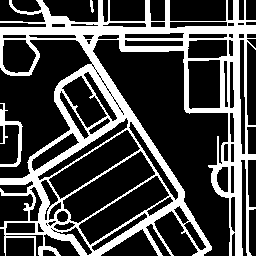
#> input picture thinning_data/data/thinning/image_00005.png, 256 x 256 px, found by its file name; its folder holds only this picture in this run
$ python dataset_preperation.py
#> lines starting #> are read from the running program, lines starting #| are printed output that depends on the picture; after the words box and inside, x2 and y2 are one past the last pixel; in counts of white or black regions, pixels touching at a corner belong together
import os
from PIL import Image
import torch
import numpy as np
import matplotlib.pyplot as plt
import numpy as np
import os
from PIL import Image
import random
from scipy import ndimage
class RoadSkeletonDataset(torch.utils.data.Dataset):
    def __init__(self, thinning_dir, target_png_dir, geojson_dir, transform=None, apply_distortions=True):
        self.thinning_dir = thinning_dir
        self.target_png_dir = target_png_dir
        self.geojson_dir = geojson_dir
        self.transform = transform
        self.apply_distortions = apply_distortions

        self.indices = [
            fname.split('_')[-1].split('.')[0]
            for fname in sorted(os.listdir(thinning_dir))
            if fname.endswith('.png')
        ]

    def __len__(self):
        return len(self.indices)
    def add_blur(self,image, blur_type='gaussian'):
        """Add various types of blur to the image"""
        # Convert to float for processing
        img = image.astype(np.float32) / 255.0

        if blur_type == 'gaussian':
            # Gaussian blur with random sigma
            sigma = random.uniform(0.5, 2.0)
            blurred = ndimage.gaussian_filter(img, sigma)

        elif blur_type == 'motion':
            # Motion blur - simulates camera/object movement
            size = random.choice([3, 5, 7, 9])
            angle = random.uniform(0, 360)
            # Create motion blur kernel
            kernel = np.zeros((size, size))
            center = size // 2

            if 0 <= angle < 45 or 135 <= angle < 225 or 315 <= angle <= 360:
                # Horizontal-ish blur
                kernel[center, :] = 1
            else:
                # Vertical-ish blur
                kernel[:, center] = 1

            # Normalize kernel
            kernel = kernel / np.sum(kernel)
            blurred = ndimage.convolve(img, kernel)

        elif blur_type == 'defocus':
            # Defocus blur - simulates out-of-focus imagery
            radius = random.choice([2, 3, 4, 5])

            # Generate disk-shaped kernel
            y, x = np.ogrid[-radius:radius+1, -radius:radius+1]
            mask = x**2 + y**2 <= radius**2
            kernel = np.zeros((2*radius+1, 2*radius+1))
            kernel[mask] = 1
            kernel = kernel / np.sum(kernel)

            blurred = ndimage.convolve(img, kernel)

        # Convert back to original dtype
        blurred = np.clip(blurred, 0, 1) * 255
        return blurred.astype(np.uint8)

    def add_noise(self, image, noise_type='gaussian'):
        """Add various types of noise to the image"""
        # Convert to float for processing
        img = image.astype(np.float32) / 255.0

        if noise_type == 'gaussian':
            # Gaussian noise with random standard deviation
            sigma = random.uniform(0.01, 0.05)
            noise = np.random.normal(0, sigma, img.shape)
            noisy = img + noise

        elif noise_type == 'salt_pepper':
            # Salt and pepper noise
            s_vs_p = 0.5  # ratio of salt vs. pepper
            amount = random.uniform(0.01, 0.1)
            noisy = np.copy(img)

            # Salt (white) noise
            salt_mask = np.random.random(img.shape) < amount * s_vs_p
            noisy[salt_mask] = 1

            # Pepper (black) noise
            pepper_mask = np.random.random(img.shape) < amount * (1 - s_vs_p)
            noisy[pepper_mask] = 0

        elif noise_type == 'speckle':
            # Speckle noise (multiplicative noise)
            sigma = random.uniform(0.05, 0.15)
            noise = np.random.normal(0, sigma, img.shape)
            noisy = img + img * noise

        elif noise_type == 'poisson':
            # Poisson noise (simulates photon counting noise)
            noisy = np.random.poisson(img * 255) / 255

        # Clip values to valid range and convert back to original dtype
        noisy = np.clip(noisy, 0, 1) * 255
        return noisy.astype(np.uint8)

    def add_distortions(self,image, noise_prob=0.8, blur_prob=0.6):
        """
        Add realistic distortions to the input image

        Args:
            image: Input image (numpy array)
            noise_prob: Probability of adding noise
            blur_prob: Probability of adding blur

        Returns:
            Distorted image
        """
        # Convert to float for processing
        img = image.astype(np.float32) / 255.0

        # Potentially add noise
        if random.random() < noise_prob:
            noise_type = random.choice(['gaussian', 'salt_pepper', 'poisson', 'speckle'])
            img = self.add_noise(img * 255, noise_type) / 255.0
         # Potentially add blur
        if random.random() < blur_prob:
            blur_type = random.choice(['gaussian', 'motion', 'defocus'])
            img = self.add_blur(img * 255, blur_type) / 255.0

        # Clip values to valid range and convert back to original dtype
        img = np.clip(img, 0, 1) * 255
        return img.astype(np.uint8)


    def __getitem__(self, idx):
        index = self.indices[idx]
        thick_path = os.path.join(self.thinning_dir, f'image_{index}.png')  # Input thick road
        skeleton_path = os.path.join(self.target_png_dir, f'target_{index}.png')  # Ground truth skeleton
        geojson_path = os.path.join(self.geojson_dir, f'target_{index}.geojson')

        # Load images with corrected roles
        thick_img = np.array(Image.open(thick_path).convert('L'))  # Input thick road
        skeleton_img = np.array(Image.open(skeleton_path).convert('L'))  # Ground truth skeleton
        #input_array = thick_img  # Convert from (1, H, W) to (H, W)
        #img = Image.fromarray(input_array, mode='L')  # 'L' for grayscale images
        #img.show()
        # Apply distortions to the INPUT image (thick road)
        if self.apply_distortions:
            thick_img = self.add_distortions(thick_img)

        # Apply transforms if any
        if self.transform:
            thick_img = self.transform(thick_img)
            skeleton_img = self.transform(skeleton_img)
        if len(skeleton_img.shape) == 2:
            skeleton_img = torch.from_numpy(skeleton_img).unsqueeze(0).cpu().detach().numpy()  # Add channel dimension
        if len(thick_img.shape) == 2:
            thick_img = torch.from_numpy(thick_img).unsqueeze(0).cpu().detach().numpy()
        #input_array = thick_img.squeeze()
        #img = Image.fromarray(input_array, mode='L')  # 'L' for grayscale images
        #img.show()
        return {
            'input': thick_img,  # Input to model (thick road)
            'target': skeleton_img,  # Ground truth (thin skeleton)
            'index': index,
            # 'geojson': geojson_data,  # Uncomment if needed
        }
RS = RoadSkeletonDataset(thinning_dir = "/home/aljadaaa/Documents/skelnton/Road_Skeletonization/thinning_data/data/thinning", target_png_dir = "/home/aljadaaa/Documents/skelnton/Road_Skeletonization/thinning_data/data/targets_png", geojson_dir = "/home/aljadaaa/Documents/skelnton/Road_Skeletonization/thinning_data/data/targets_geojson")

"""
just for testing purposes
data_item = RS.__getitem__(199)
#print(RS.__getitem__(1))
"""


def visualize_dataset_samples(thinning_dir, target_png_dir, num_samples=3):
    """
    Visualize samples from the dataset with original and distorted versions

    Args:
        thinning_dir: Directory containing thick road images (inputs)
        target_png_dir: Directory containing thin skeleton images (ground truth)
        num_samples: Number of samples to visualize
    """
    # Get sorted list of indices based on thinning folder
    indices = []
    for file in sorted(os.listdir(thinning_dir)):
        if file.endswith('.png'):
            # Extract the index from image_00000.png format
            idx = file.split('_')[-1].split('.')[0]
            indices.append(idx)

    # Create a figure with subplots
    fig, axs = plt.subplots(num_samples, 3, figsize=(15, 5*num_samples))
    if num_samples == 1:
        axs = np.array([axs])  # Make it indexable for the single sample case

    for i in range(min(num_samples, len(indices))):
        idx = indices[i]

        # Construct file paths with the correct naming format
        thick_path = os.path.join(thinning_dir, f'image_{idx}.png')  # Input thick road
        skeleton_path = os.path.join(target_png_dir, f'target_{idx}.png')  # Ground truth skeleton

        # Check if files exist
        if not os.path.exists(thick_path) or not os.path.exists(skeleton_path):
            print(f"Warning: Missing files for index {idx}")
            continue

        # Load images with corrected roles
        thick_img = np.array(Image.open(thick_path).convert('L'))  # Input thick road
        skeleton_img = np.array(Image.open(skeleton_path).convert('L'))  # Ground truth skeleton

        # Apply distortions to the INPUT image (thick road)
        distorted_img = RS.add_distortions(thick_img)

        # Plot images with correct labels
        if num_samples == 1:
            axs[0].imshow(thick_img, cmap='gray')
            axs[0].set_title('Original Input (Thick Road)')
            axs[0].axis('off')

            axs[1].imshow(distorted_img, cmap='gray')
            axs[1].set_title('Distorted Input (Thick Road)')
            axs[1].axis('off')

            axs[2].imshow(skeleton_img, cmap='gray')
            axs[2].set_title('Ground Truth (Skeleton)')
            axs[2].axis('off')
        else:
            axs[i, 0].imshow(thick_img, cmap='gray')
            axs[i, 0].set_title(f'Original Input #{i+1}')
            axs[i, 0].axis('off')

            axs[i, 1].imshow(distorted_img, cmap='gray')
            axs[i, 1].set_title(f'Distorted Input #{i+1}')
            axs[i, 1].axis('off')

            axs[i, 2].imshow(skeleton_img, cmap='gray')
            axs[i, 2].set_title(f'Ground Truth #{i+1}')
            axs[i, 2].axis('off')


def test_distortion_grid(image_path, num_rows=2, num_cols=3):
    """
    Create a grid showing different distortion types on a single image

    Args:
        image_path: Path to input image
        num_rows: Number of rows in the grid
        num_cols: Number of columns in the grid
    """
#> called with num_rows = 2, num_cols = 3
    # Load the image
    input_img = np.array(Image.open(image_path).convert('L'))
#> input_img is the input picture: shape (256, 256); 28% white; 3 white regions, box (x1, y1, x2, y2) and area: (0, 0, 256, 256) 17881, (0, 103, 23, 167) 408, (90, 0, 94, 13) 34

    # Create a figure with subplots
    fig, axs = plt.subplots(num_rows, num_cols, figsize=(num_cols*4, num_rows*4))
    axs = axs.flatten()

    # Show original image
    axs[0].imshow(input_img, cmap='gray')
    axs[0].set_title('Original Image')
    axs[0].axis('off')

    # Add different distortion types
    distortion_types = [
        ('Gaussian Noise', lambda img: RS.add_noise(img, 'gaussian')),
        ('Salt & Pepper Noise', lambda img: RS.add_noise(img, 'salt_pepper')),
        ('Gaussian Blur', lambda img: RS.add_blur(img, 'gaussian')),
        ('Motion Blur', lambda img: RS.add_blur(img, 'motion')),
        ('Combined (Noise+Blur)', lambda img: RS.add_distortions(img))
    ]

    for i, (title, distort_func) in enumerate(distortion_types):
        if i+1 < len(axs):
            distorted = distort_func(input_img)
            axs[i+1].imshow(distorted, cmap='gray')
            axs[i+1].set_title(title)
            axs[i+1].axis('off')
#> this loop made 5 passes
#> pass 1, in test_distortion_grid, `distorted = distort_func(input_img)`:
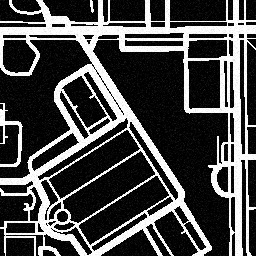
#> distorted: shape (256, 256); min 0, max 255, mean 73
#> pass 2, in test_distortion_grid, `distorted = distort_func(input_img)`:
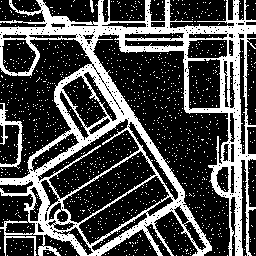
#> distorted: shape (256, 256); 29.6% white; 1243 white regions (1240 under 20 px), largest, box (x1, y1, x2, y2) and area: (0, 0, 256, 256) 17511, (0, 103, 23, 169) 413, (90, 0, 94, 13) 34
#> pass 3, in test_distortion_grid, `distorted = distort_func(input_img)`:
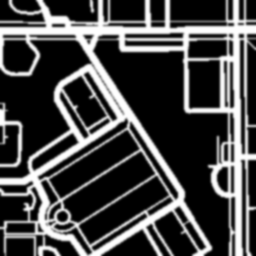
#> distorted: shape (256, 256); min 0, max 254, mean 71

    plt.tight_layout()
    plt.show()
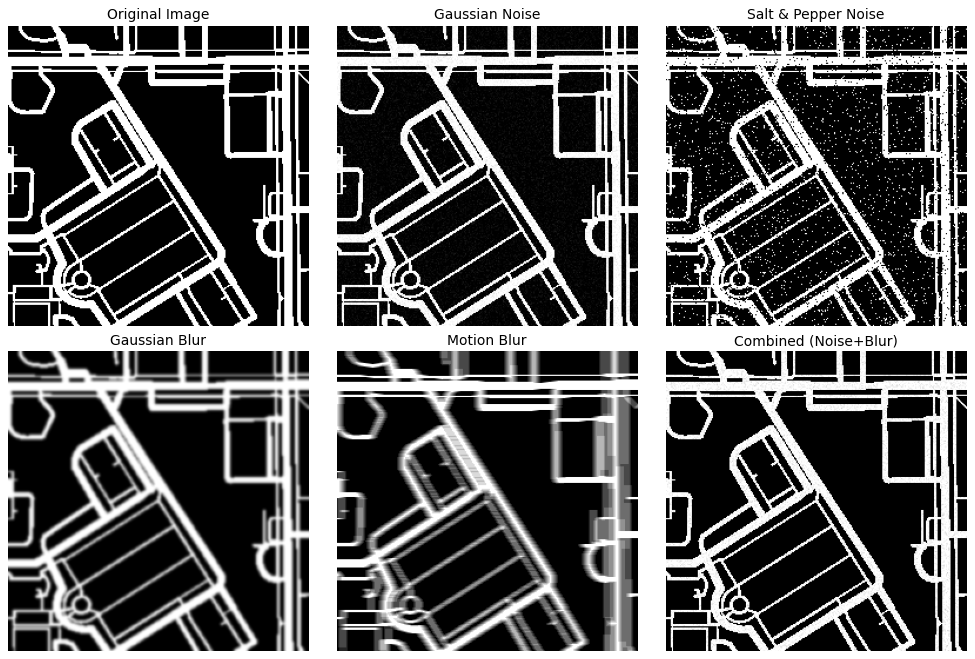
#> figure drawn by matplotlib, 6 panels

# Main execution
if __name__ == "__main__":
    # Directory paths - adjust to your folder locations
    thinning_dir = '/home/aljadaaa/Documents/skelnton/Road_Skeletonization/thinning_data/data/thinning'
    target_png_dir = '/home/aljadaaa/Documents/skelnton/Road_Skeletonization/thinning_data/data/targets_png'

    # Test 1: Visualize multiple dataset samples
    print("Visualizing dataset samples with distortions...")
    visualize_dataset_samples(thinning_dir, target_png_dir, num_samples=3)

    # Test 2: Show different distortion types on a single image
    indices = [
        file.split('_')[-1].split('.')[0]
        for file in sorted(os.listdir(thinning_dir))
        if file.endswith('.png')
    ]

    if indices:
        print("Showing distortion grid for a single sample...")
        idx = indices[0]
        thick_path = os.path.join(thinning_dir, f'image_{idx}.png')  # Input thick road
        test_distortion_grid(thick_path)

$ run again, on thinning_data/data/thinning/image_00030.png
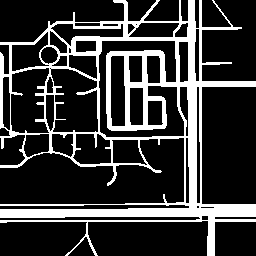
#> input picture thinning_data/data/thinning/image_00030.png, 256 x 256 px, found by its file name
#> in test_distortion_grid, input_img is the input picture: shape (256, 256); 21.7% white; 1 white region, box (x1, y1, x2, y2) and area: (0, 0, 256, 256) 14209
#> the loop in test_distortion_grid, `for i, (title, distort_func) in enumerate(distortion_types):` made 5 passes
#> pass 1, in test_distortion_grid, `distorted = distort_func(input_img)`:
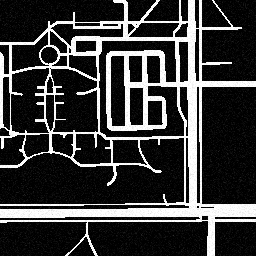
#> distorted: shape (256, 256); min 0, max 255, mean 57.5
#> pass 3, in test_distortion_grid, `distorted = distort_func(input_img)`:
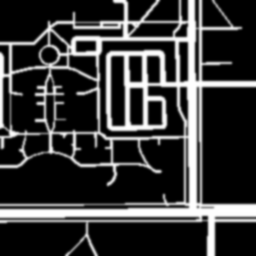
#> distorted: shape (256, 256); min 0, max 255, mean 55

$ run again, on thinning_data/data/thinning/image_00038.png
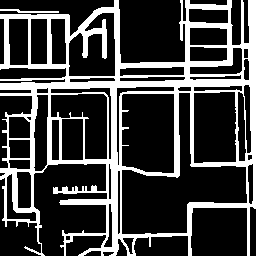
#> input picture thinning_data/data/thinning/image_00038.png, 256 x 256 px, found by its file name
#> in test_distortion_grid, input_img is the input picture: shape (256, 256); 26.1% white; 2 white regions, box (x1, y1, x2, y2) and area: (0, 0, 256, 256) 16998, (0, 9, 59, 13) 122
#> the loop in test_distortion_grid, `for i, (title, distort_func) in enumerate(distortion_types):` made 5 passes
#> pass 1, in test_distortion_grid, `distorted = distort_func(input_img)`:
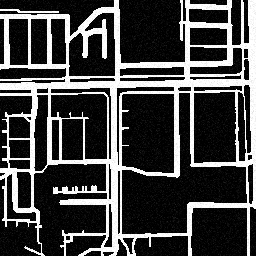
#> distorted: shape (256, 256); min 0, max 255, mean 68.5
#> pass 3, in test_distortion_grid, `distorted = distort_func(input_img)`:
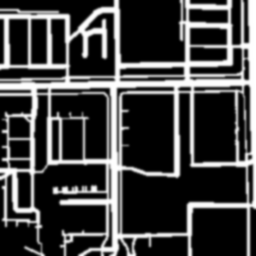
#> distorted: shape (256, 256); min 0, max 255, mean 66.3

$ run again, on thinning_data/data/thinning/image_00056.png
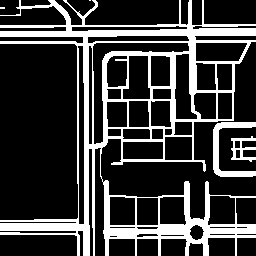
#> input picture thinning_data/data/thinning/image_00056.png, 256 x 256 px, found by its file name
#> in test_distortion_grid, input_img is the input picture: shape (256, 256); 23.1% white; 5 white regions (2 under 20 px), largest, box (x1, y1, x2, y2) and area: (0, 0, 256, 256) 14134, (213, 122, 256, 177) 733, (231, 136, 256, 162) 286
#> the loop in test_distortion_grid, `for i, (title, distort_func) in enumerate(distortion_types):` made 5 passes
#> pass 1, in test_distortion_grid, `distorted = distort_func(input_img)`:
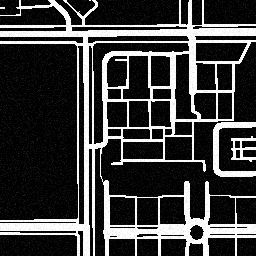
#> distorted: shape (256, 256); min 0, max 255, mean 61.1
#> pass 3, in test_distortion_grid, `distorted = distort_func(input_img)`:
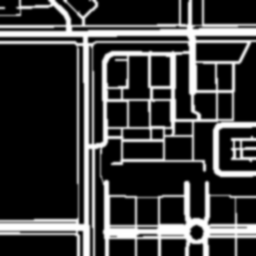
#> distorted: shape (256, 256); min 0, max 255, mean 58.7

$ run again, on thinning_data/data/thinning/image_00006.png
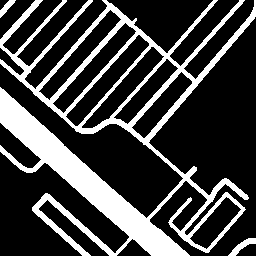
#> input picture thinning_data/data/thinning/image_00006.png, 256 x 256 px, found by its file name
#> in test_distortion_grid, input_img is the input picture: shape (256, 256); 25.2% white; 3 white regions, box (x1, y1, x2, y2) and area: (0, 0, 256, 256) 16205, (228, 238, 256, 256) 178, (0, 0, 16, 18) 109
#> the loop in test_distortion_grid, `for i, (title, distort_func) in enumerate(distortion_types):` made 5 passes
#> pass 3, in test_distortion_grid, `distorted = distort_func(input_img)`:
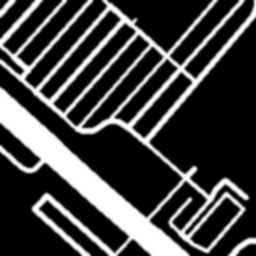
#> distorted: shape (256, 256); min 0, max 255, mean 63.9
